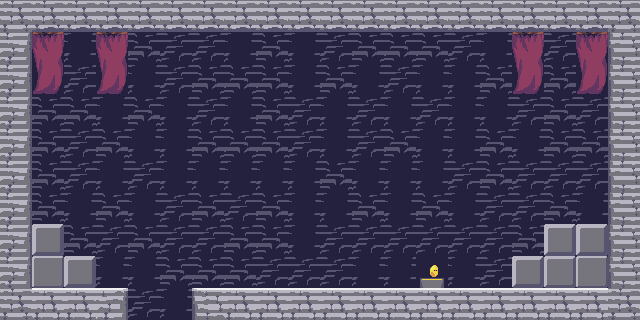

Tiled map render using the project's own tile images. Description and the whole map definition, tile-layer contents included, below:
An orthogonal 20x10 tile map with 32x32 px tiles, 1 tile layer (tiles).

<map version="1.0" tiledversion="2017.11.22" orientation="orthogonal" renderorder="right-down" width="20" height="10" tilewidth="32" tileheight="32" infinite="0" nextobjectid="1">
 <tileset firstgid="1" source="tiletest.tsx" />
 <layer name="tiles" width="20" height="10">
  <data encoding="csv">
13,96,96,96,96,96,96,96,96,96,96,96,96,96,96,96,96,96,96,13,
14,53,134,53,173,133,133,134,173,134,133,173,173,173,133,134,53,133,53,12,
14,93,133,93,134,133,173,173,173,134,173,134,133,134,134,173,93,173,93,12,
14,173,173,134,173,134,133,134,173,133,134,133,134,133,134,134,133,173,133,12,
14,173,133,173,134,134,173,173,173,133,134,133,173,134,134,173,134,173,173,12,
14,173,133,134,133,134,134,134,134,134,173,134,134,134,133,173,133,133,133,12,
14,173,134,173,134,133,173,133,173,134,134,173,134,173,134,133,133,173,134,12,
14,532,173,133,173,133,133,173,173,134,133,133,133,133,133,133,173,532,532,12,
14,533,532,134,134,173,173,173,133,133,133,134,134,379,134,133,532,534,533,12,
13,55,55,56,133,134,54,55,55,55,55,55,55,55,55,55,55,55,55,13
</data>
 </layer>
</map>
